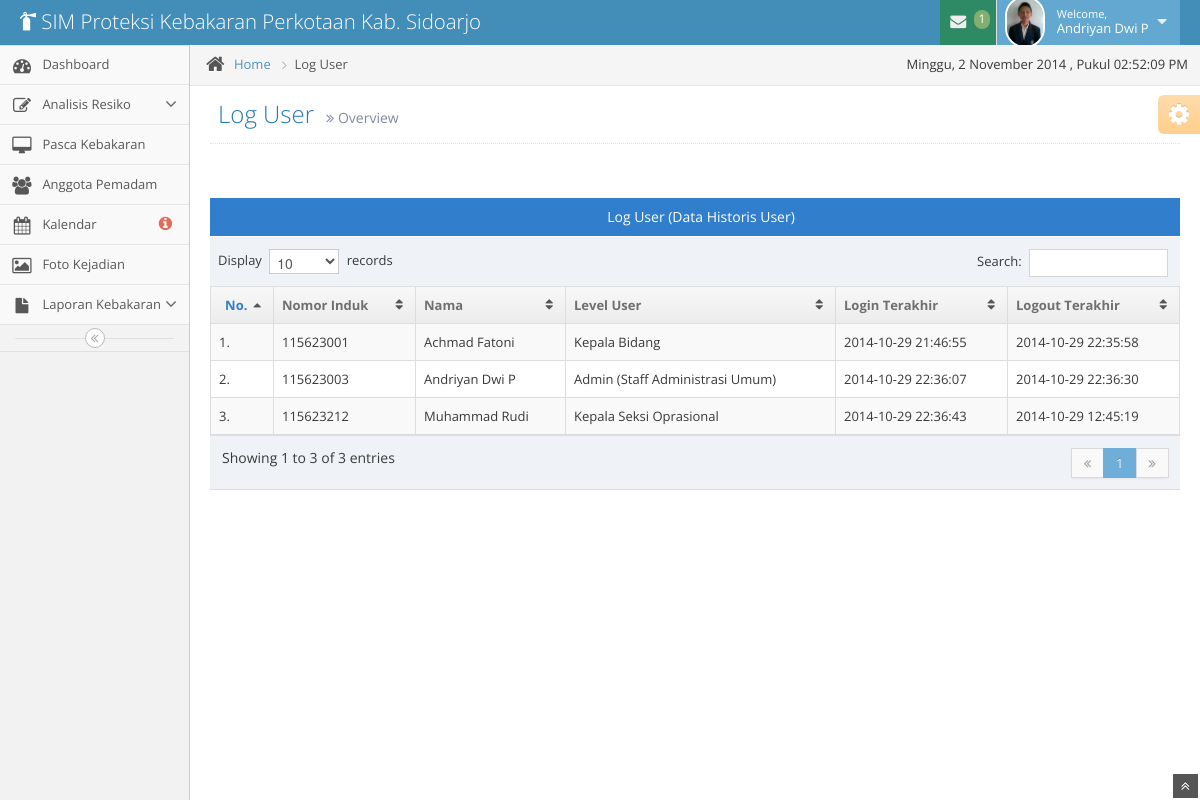
The app's page /log_user/index.php (signed in), older data.
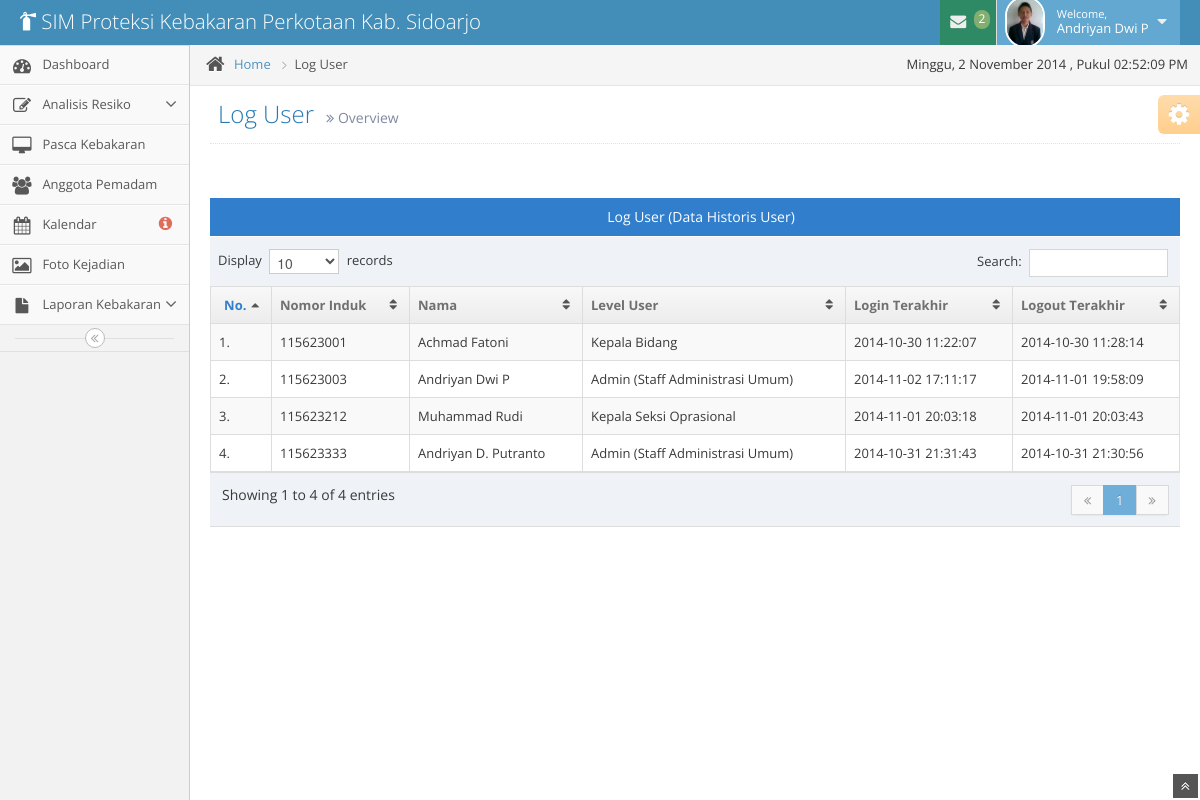
The same page, newer data.
### tables this page shows
CREATE TABLE IF NOT EXISTS `pegawai` (
  `pegawai_nip` int(20) NOT NULL,
  `id_level_user` int(11) NOT NULL,
  `pegawai_nama` varchar(50) NOT NULL,
  `pegawai_tempat` varchar(50) NOT NULL,
  `pegawai_tanggal` date NOT NULL,
  `pegawai_kelamin` varchar(20) NOT NULL,
  `pegawai_alamat` varchar(50) NOT NULL,
  `pegawai_no_telp` varchar(20) NOT NULL,
  `jabatan_id` int(2) NOT NULL,
  `pegawai_email` varchar(50) NOT NULL,
  `pegawai_password` varchar(200) NOT NULL,
  `pegawai_foto` varchar(255) NOT NULL,
  PRIMARY KEY (`pegawai_nip`),
  KEY `FK_jabatan` (`jabatan_id`),
  KEY `id_level_user` (`id_level_user`)
);

CREATE TABLE IF NOT EXISTS `level_user` (
  `ID_LEVEL_USER` int(11) NOT NULL AUTO_INCREMENT,
  `NAMA_LEVEL_USER` varchar(40) NOT NULL,
  PRIMARY KEY (`ID_LEVEL_USER`)
);

CREATE TABLE IF NOT EXISTS `log_user` (
  `log_id` int(11) NOT NULL AUTO_INCREMENT,
  `pegawai_nip` int(20) NOT NULL,
  `login_date` datetime NOT NULL,
  `logout_date` datetime NOT NULL,
  `log_ket` varchar(200) NOT NULL,
  PRIMARY KEY (`log_id`),
  KEY `FK_pegawai` (`pegawai_nip`)
);

### log_user/index.php (the view, shortened to what the changed rows need)
<?php
include '../template/header.php';
if ((isset($_SESSION['pegawai_nomor']) && isset($_SESSION['level'])) || (isset($_COOKIE['level']) && isset($_COOKIE['pegawai_nomor']))) {
    $sql = mysql_query("SELECT * FROM pegawai WHERE (pegawai_nip='" . $_SESSION['pegawai_nomor'] . "' AND id_level_user='".$_SESSION['level']."')
                        OR (pegawai_nip='" . $_COOKIE['pegawai_nomor'] . "' AND id_level_user='".$_COOKIE['level']."')") or die("Query : ".mysql_error());
    $query = mysql_query("SELECT a.pegawai_nip, a.pegawai_nama, b.NAMA_LEVEL_USER, c.login_date, c.logout_date, c.log_ket
                            FROM pegawai AS a INNER JOIN level_user AS b ON (a.id_level_user = b.ID_LEVEL_USER)
                                INNER JOIN log_user AS c ON (a.pegawai_nip = c.pegawai_nip)
                                ORDER BY c.log_id") or die("Query failed: " . mysql_error());
    if ($sql == false) {
        die(mysql_error());
        header('Location: ../login/login.php');
        exit();
    } else if (mysql_num_rows($sql)) {
        while ($row = mysql_fetch_assoc($sql)) {
            ?>
            <body>
                <div class="navbar">
                    <div class="navbar-inner">
                        <div class="container-fluid">
                            <a href="../beranda/index" class="brand">
                                <small>
                                    <i class="icon-fire-extinguisher"></i>
                                    SIM Proteksi Kebakaran Perkotaan Kab. Sidoarjo
                                </small>
                            </a>
                            <ul class="nav ace-nav pull-right">
                                <li class="green">
                                    <a data-toggle="dropdown" class="dropdown-toggle" href="#">
                                        <i class="icon-envelope icon-animated-vertical"></i>
                                        <?php
                                        $level = $row['id_level_user'];
                                        $jabatan = $row['jabatan_id'];
                                        $cek_pesan = mysql_query("SELECT * FROM pesan WHERE pesan_status = 0 AND pesan_untuk='$jabatan'") or die("Query : ".mysql_error());
                                        $jml_pesan = mysql_num_rows($cek_pesan);
                                        if($jml_pesan > 0){
                                            echo "<span class='badge badge-success'>$jml_pesan</span>";
                                        }else{
                                            echo "<span class='badge badge-success'>0</span>";
                                        }
                                        ?>
                                    </a>
                                </li>
                                <li class="light-blue">
                                    <a data-toggle="dropdown" href="#" class="dropdown-toggle">
                                        <img class="nav-user-photo" src="../assets/img/img-anggota/<?= $row['pegawai_foto']; ?>" alt="<?php echo $hasil['pegawai_nama']; ?>" />
                                        <span class="user-info">
                                            <small>Welcome,</small>
                                            <?php echo $row['pegawai_nama']; ?>
                                        </span>
                                        <i class="icon-caret-down"></i>
                                    </a>
                                </li>
                            </ul>
                        </div>
                    </div>
                </div>
            <div class="main-container container-fluid">
                <?php include '../template/sidebar.php'; ?>
                <div class="main-content">
                    <div class="breadcrumbs" id="breadcrumbs">
                        <ul class="breadcrumb">
                            <li>
                                <i class="icon-home home-icon"></i>
                                <a href="../beranda/index">Home</a>
                                <span class="divider">
                                    <i class="icon-angle-right arrow-icon"></i>
                                </span>
                            </li>
                            <li class="active">Log User</li>
                        </ul>
                        <div class="pull-right">
                            , Pukul <span id="clock"></span>
                        </div>
                    </div>
                    <div class="page-content">
                        <div class="page-header position-relative">
                            <h1>
                                Log User
                                <small>
                                    <i class="icon-double-angle-right"></i>
                                    Overview
                                </small>
                            </h1>
                        </div>
                        <div class="row-fluid">
                            <div class="span12">
                                <div class = "space-6"></div>
                                <div class = "table-header center">
                                    Log User (Data Historis User)
                                </div>
                                <table id = "historis" class = "table table-striped table-bordered table-hover">
                                    <thead>
                                        <tr>
                                            <th class = "center">No.</th>
                                            <th>Nomor Induk</th>
                                            <th>Nama</th>
                                            <th>Level User</th>
                                            <th>Login Terakhir</th>
                                            <th>Logout Terakhir</th>
                                        </tr>
                                    </thead>
                                    <tbody>
                                        <?php
                                        $no = 1;
                                        while ($data = mysql_fetch_array($query)) {
                                            ?>
                                            <tr>
                                                <td><?php echo '' . $no . '.'; ?></td>
                                                <td><?php echo $data['pegawai_nip']; ?></td>
                                                <td><?php echo $data['pegawai_nama']; ?></td>
                                                <td><?php echo $data['NAMA_LEVEL_USER']; ?></td>
                                                <td><?php echo $data['login_date']; ?></td>
                                                <td><?php echo $data['logout_date']; ?></td>
                                            </tr>
                                            <?php
                                            $no++;
                                        }
                                        ?>
                                    </tbody>
                                </table>
                            </div>
                        </div>
                    </div>
                    <?php
                }
            }
        }
        ?>
    </div>
</div>
</body>
</html>

### template/sidebar.php (shortened to what the changed rows need)
<?php
    if($level == '1'){
?>
<div class="sidebar" id="sidebar">
    <ul class="nav nav-list">
        <li>
            <a href="../beranda/index">
                <i class="icon-dashboard"></i>
                <span class="menu-text"> Dashboard </span>
            </a>
        </li>
        <li>
            <a href="" class="dropdown-toggle">
                <i class="icon-edit"></i>
                <span class="menu-text"> Analisis Resiko </span>
                <b class="arrow icon-angle-down"></b>
            </a>
        </li>
        <li>
            <a href="../pasca/pasca" class="dropdown-toggle">
                <i class="icon-desktop"></i>
                <span class="menu-text"> Pasca Kebakaran </span>
            </a>
        </li>
        <li>
            <a href="../anggota/list">
                <i class="icon-group"></i>
                <span class="menu-text"> Anggota Pemadam </span>
            </a>
        </li>
        <li>
            <a href="../kalendar/kalendar">
                <i class="icon-calendar"></i>
                <?php
                    $thn = date('Y');
                    $bln = date('m');
                    $cek = mysql_query("SELECT * FROM resiko WHERE resiko_tanggal_start BETWEEN '$thn-$bln-01' AND '$thn-$bln-31'") or die("Query : ".mysql_error());
                    $jml = mysql_num_rows($cek);
                ?>
                <span class="menu-text">
                    Kalendar
                    <?php if($jml>0){ ?>
                    <span class="badge badge-transparent tooltip-error" title="<?php echo $jml; ?>&nbsp;Important&nbsp;Events">
                        <i class="icon-info-sign red bigger-130"></i>
                    </span>
                    <?php }else{ ?>
                    <span class="badge badge-transparent tooltip-error" title="0&nbsp;Important&nbsp;Events">
                        <i class="icon-info-sign red bigger-130"></i>
                    </span>
                    <?php } ?>
                </span>
            </a>
        </li>
        <li>
            <a href="../gallery/">
                <i class="icon-picture"></i>
                <span class="menu-text"> Foto Kejadian </span>
            </a>
        </li>
        <li>
            <a href="#" class="dropdown-toggle">
                <i class="icon-file"></i>
                <span class="menu-text">
                    Laporan Kebakaran
                </span>
                <b class="arrow icon-angle-down"></b>
            </a>
        </li>
    </ul>
    <div class="sidebar-collapse" id="sidebar-collapse">
        <i class="icon-double-angle-left"></i>
    </div>
</div>
<?php
}else if($level == '2' || $level = '3'){
?>
<div class="sidebar" id="sidebar">
    <div class="sidebar-shortcuts" id="sidebar-shortcuts">
        <div class="sidebar-shortcuts-mini" id="sidebar-shortcuts-mini">
            <span class="btn btn-success"></span>
            <span class="btn btn-info"></span>
            <span class="btn btn-warning"></span>
            <span class="btn btn-danger"></span>
        </div>
    </div>
    <ul class="nav nav-list">
        <li>
            <a href="../beranda/index">
                <i class="icon-dashboard"></i>
                <span class="menu-text"> Dashboard </span>
            </a>
        </li>
        <li>
            <a href="../pasca/pasca" class="dropdown-toggle">
                <i class="icon-desktop"></i>
                <span class="menu-text"> Pasca Kebakaran </span>
            </a>
        </li>
        <li>
            <a href="../anggota/list">
                <i class="icon-group"></i>
                <span class="menu-text"> Anggota Pemadam </span>
            </a>
        </li>
        <li>
            <a href="../kalendar/kalendar">
                <i class="icon-calendar"></i>
                <?php
                    $thn = date('Y');
                    $bln = date('m');
                    $cek = mysql_query("SELECT * FROM resiko WHERE resiko_tanggal_start BETWEEN '$thn-$bln-01' AND '$thn-$bln-31'") or die("Query : ".mysql_error());
                    $jml = mysql_num_rows($cek);
                ?>
                <span class="menu-text">
                    Kalendar
                    <?php if($jml>0){ ?>
                    <span class="badge badge-transparent tooltip-error" title="<?php echo $jml; ?>&nbsp;Important&nbsp;Events">
                        <i class="icon-info-sign red bigger-130"></i>
                    </span>
                    <?php }else{ ?>
                    <span class="badge badge-transparent tooltip-error" title="0&nbsp;Important&nbsp;Events">
                        <i class="icon-info-sign red bigger-130"></i>
                    </span>
                    <?php } ?>
                </span>
            </a>
        </li>
        <li>
            <a href="../gallery/">
                <i class="icon-picture"></i>
                <span class="menu-text"> Foto Kejadian </span>
            </a>
        </li>
        <li>
            <a href="#" class="dropdown-toggle">
                <i class="icon-file"></i>
                <span class="menu-text">
                    Laporan Kebakaran
                </span>
                <b class="arrow icon-angle-down"></b>
            </a>
            <ul class="submenu">
                <li>
                    <a href="../laporan/">
                        <i class="icon-double-angle-right"></i>
                        Laporan Kebakaran
                    </a>
                </li>
                <li>
                    <a href="../grafik/">
                        <i class="icon-double-angle-right"></i>
                        Grafik Kebakaran
                    </a>
                </li>
            </ul>
        </li>
    </ul>
    <div class="sidebar-collapse" id="sidebar-collapse">
        <i class="icon-double-angle-left"></i>
    </div>
</div>
<?php
}
?>

Row changes from the older to the newer data that the page shows:
changed through a linked row, pegawai "Andriyan Dwi P": jml_pesan "1" → "2"; log_user.login_date "2014-10-29 22:36:07" → "2014-11-02 17:11:17"; log_user.logout_date "2014-10-29 22:36:30" → "2014-11-01 19:58:09"
changed through a linked row, pegawai "Achmad Fatoni": log_user.login_date "2014-10-29 21:46:55" → "2014-10-30 11:22:07"; log_user.logout_date "2014-10-29 22:35:58" → "2014-10-30 11:28:14"
changed through a linked row, pegawai "Muhammad Rudi": log_user.login_date "2014-10-29 22:36:43" → "2014-11-01 20:03:18"; log_user.logout_date "2014-10-29 12:45:19" → "2014-11-01 20:03:43"
added pegawai: pegawai_nip "115623333", pegawai_nama "Andriyan D. Putranto", id_level_user.NAMA_LEVEL_USER "Admin (Staff Administrasi Umum)", log_user.login_date "2014-10-31 21:31:43", log_user.logout_date "2014-10-31 21:30:56", shown under "2"
Text that changed along with them:
text written by a page script: "Display records Search: Showing 1 to 3 of 3 entries 1" → "Display records Search: Showing 1 to 4 of 4 entries 1"
